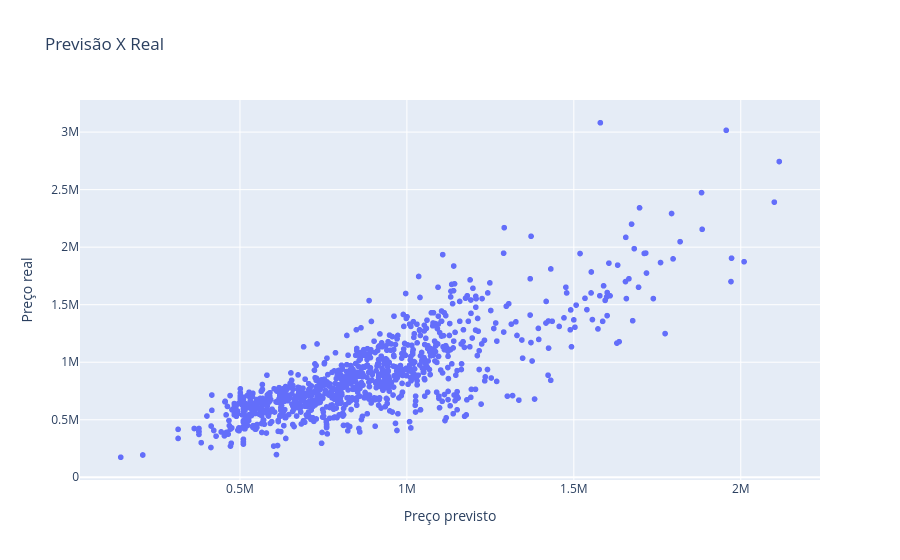

This figure's notebook cell:
### Code cell
# Fazendo um scatter plot entre y_previsto e  y_train
fig = px.scatter(x=y_previsto_train, y=Y_train,
                 title='Previsão X Real',
                 labels={'x':'Preço previsto','y':'Preço real'})
fig.show()

### Figure 1 — Plotly figure (JSON) as saved in the notebook; plotly's stock layout.template omitted (floating-point values rounded to 4 significant figures; data arrays with more than 128 entries replaced by an {"elided": "..."} marker saying what was removed)
{"data": [{"hovertemplate": "Preço previsto=%{x}<br>Preço real=%{y}<extra></extra>", "legendgroup": "", "marker": {"color": "#636efa", "symbol": "circle"}, "mode": "markers", "name": "", "showlegend": false, "type": "scattergl", "x": {"elided": "1006 float values"}, "xaxis": "x", "y": {"elided": "1006 float values"}, "yaxis": "y"}], "layout": {"legend": {"tracegroupgap": 0}, "title": {"text": "Previsão X Real"}, "xaxis": {"anchor": "y", "domain": [0, 1], "title": {"text": "Preço previsto"}}, "yaxis": {"anchor": "x", "domain": [0, 1], "title": {"text": "Preço real"}}}}
